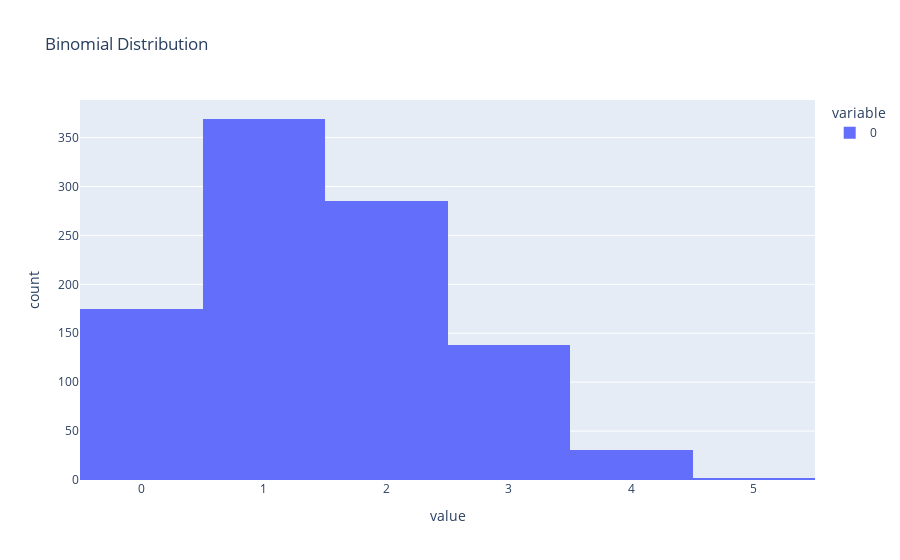

Write notebook code for a chart like this one.
### Markdown cell above
> What is it?

Analogy: Think of flipping a coin 10 times and counting how many times it lands on heads. This distribution tells you the likelihood of each possible number of heads.

Shape: Shows the probability of a certain number of successes (e.g., heads) in a fixed number of trials.

> Use Cases:

* Customer surveys where you track yes/no responses.
* Success rates of product launches.
* Modeling customer choices between two options (like online vs. in-store shopping).

### Code cell
data_4 = np.random.binomial(n=5, p=0.3, size=1000)

fig = px.histogram(data_4, nbins=10, title="Binomial Distribution")
fig.show()

### Figure 1 — Plotly figure (JSON) as saved in the notebook; plotly's stock layout.template omitted (floating-point values rounded to 4 significant figures; data arrays with more than 128 entries replaced by an {"elided": "..."} marker saying what was removed)
{"data": [{"alignmentgroup": "True", "bingroup": "x", "hovertemplate": "variable=0<br>value=%{x}<br>count=%{y}<extra></extra>", "legendgroup": "0", "marker": {"color": "#636efa", "pattern": {"shape": ""}}, "name": "0", "nbinsx": 10, "offsetgroup": "0", "orientation": "v", "showlegend": true, "type": "histogram", "x": {"elided": "1000 int values"}, "xaxis": "x", "yaxis": "y"}], "layout": {"barmode": "relative", "legend": {"title": {"text": "variable"}, "tracegroupgap": 0}, "title": {"text": "Binomial Distribution"}, "xaxis": {"anchor": "y", "domain": [0, 1], "title": {"text": "value"}}, "yaxis": {"anchor": "x", "domain": [0, 1], "title": {"text": "count"}}}}
